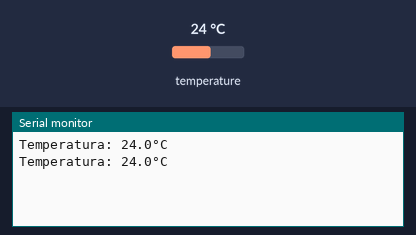
The sketch below on a simulated Arduino Mega 2560, built with avr-gcc and run on an emulated ATmega2560. Parts: the last lines printed to the serial monitor. The inputs (shaded band) are chosen by the test bench; at power-on: temperature 24 °C.

Above: at 3.3 s.
3.4 s: temperature set to 12 °C
At 5.5 s:
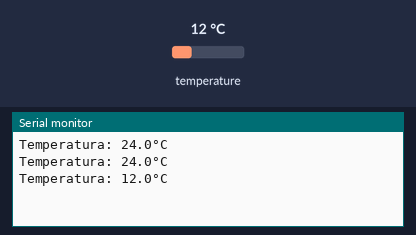
5.9 s: temperature set to 19 °C
At 7.5 s:
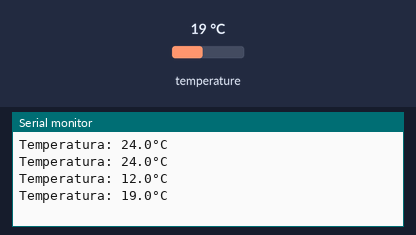
Timing chart, 0 to 9.0 s (numbered marks = the images above; inputs shaded):
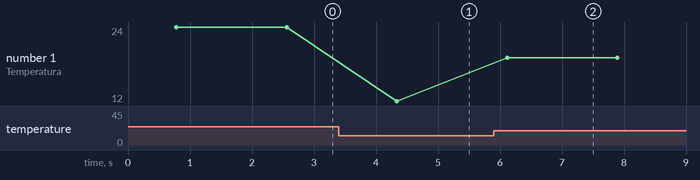

The sketch:

sensorTemp.ino
```cpp
#include <OneWire.h>
#include <DallasTemperature.h>

#define pinoSensor 31

OneWire oneWire(pinoSensor);
DallasTemperature sensor(&oneWire);
DeviceAddress endTemp;


void setup() {
  Serial.begin(9600);
  sensor.begin();
}
void loop() {
  sensor.requestTemperatures();
  sensor.getAddress(endTemp,0);
  Serial.print("Temperatura: ");
  Serial.print(sensor.getTempC(endTemp),1);
  Serial.println("°C");
  delay(1000);
}
```

Measured:
- after the input at 3.4 s, the serial monitor: prints a new line after 0.94 s (image 1)
- after the input at 5.9 s, the serial monitor: prints a new line after 0.21 s (image 2)
- plotted number 1: 24 → 12 after the input at 3.4 s, 12 → 19 after the input at 5.9 s
